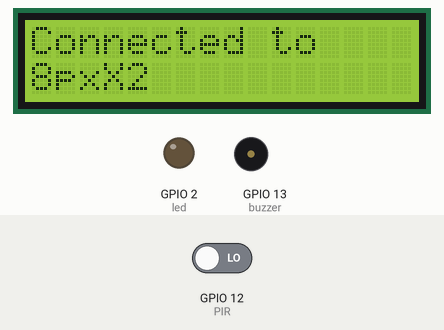
Recording of a sketch running on a simulated ESP8266 (NodeMCU). On the bench: 16×2 character LCD, output pins drawn as LEDs (lit = HIGH), buzzer (waves = sounding, pin HIGH). Dashed ring = blinking. The inputs (shaded band) are chosen by the test bench; at power-on: GPIO 12 (PIR) LOW. WiFi joins after 1.5 s; servers stay silent unless stated; what the sketch prints to the serial monitor is not drawn.

Above: at 2.3 s.
At 4.4 s:
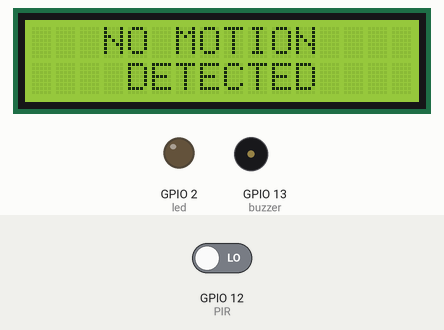
4.5 s: GPIO 12 (PIR) driven HIGH
At 4.66 s:
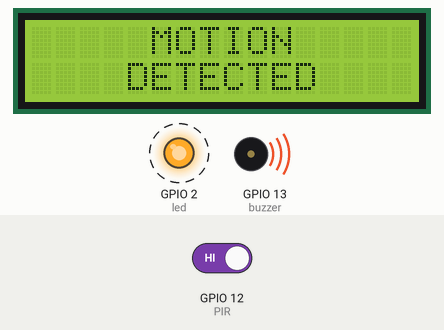
7.2 s: GPIO 12 (PIR) driven LOW
At 7.9 s:
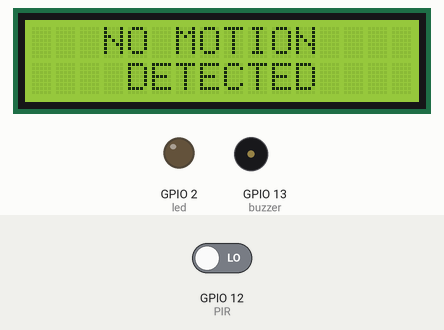
Timing chart, 0 to 10.2 s (numbered marks = the images above; inputs shaded):
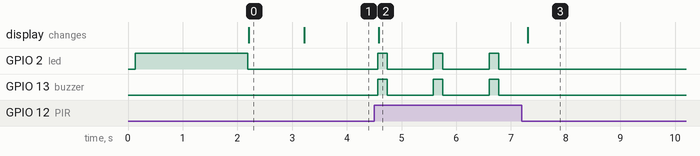

Measured:
- after the input at 4.5 s, GPIO 2 (led), GPIO 13 (buzzer): alternates HIGH for 0.17 s and LOW for 0.85 s, starting after 0.07 s; the display: changes after 0.08 s (image 2)
- after the input at 7.2 s, GPIO 2 (led), GPIO 13 (buzzer): stops changing and stays LOW; the display: changes after 0.11 s (image 3)
- what the display in image 0 shows lasts 1.0 s, from 2.2 s to 3.2 s

The sketch:

test88.ino
```cpp
#include <LiquidCrystal_I2C.h>
#include <Wire.h>
#include <ESP8266WiFi.h>
#include <FirebaseESP8266.h>
#include <ESP8266WebServer.h>
ESP8266WebServer webserver(80);
LiquidCrystal_I2C lcd(0x27,16,2);

#define buzzer 13
#define led 2
#define PIR 12
#define FIREBASE_HOST "motion-detection-system-default-rtdb.firebaseio.com"
#define FIREBASE_AUTH "6EbAuvPTrUGSE8F5yP3lOUEg57BGgazb6Ln1l6v9"
int pirState;
String str;
String str1;
unsigned long lasTime = 0;
unsigned long lasTime_1 = 0;
const long interval = 5000;
const long interval_1 = 1000;
unsigned long currenTime;
unsigned long currenTime_1;

FirebaseData firebaseData;
FirebaseData loadData;
void setup() {
  Serial.begin(115200);
  lcd.init();
  lcd.init();
  lcd.backlight();
  pinMode(buzzer, OUTPUT);
  pinMode(PIR,INPUT);
  pinMode(led,OUTPUT);
  Firebase.begin(FIREBASE_HOST, FIREBASE_AUTH);
  Firebase.reconnectWiFi(true);
  WiFi.mode(WIFI_STA);
  WiFi.begin("8pxX2", "coldmineral**");
  while(WiFi.status() !=WL_CONNECTED){
    digitalWrite(led,HIGH);
    Serial.print(".");
    lcd.clear();
    lcd.print("Connecting to");
    lcd.setCursor(0,1);
    lcd.print("Mobile Hotspot");
    delay(1000);
}
  Serial.println();
  Serial.println("Connected");
  digitalWrite(led,LOW);
  lcd.clear();
  lcd.print("Connected to");
  lcd.setCursor(0,1);
  lcd.print("8pxX2");
  delay(1000);
}

void loop() {
  lcd.clear();
  lcdprint();
  str1= String("NO MOTION DETECTED");
  str = String("MOTION DETECTED");
  pirState = digitalRead(PIR);
  if (pirState==HIGH){
    currenTime_1 = millis();
    if (currenTime_1 - lasTime_1 >= interval_1){
      lasTime_1 = currenTime_1;
      digitalWrite(buzzer,HIGH);
      digitalWrite(led,HIGH);
      }
      else{
        digitalWrite(buzzer,LOW);
        digitalWrite(led,LOW);
        }
  }
  else{
    digitalWrite(buzzer,LOW);
    digitalWrite(led,LOW);
  }
  currenTime = millis();
 if(currenTime - lasTime >= interval){
    lasTime = currenTime;
    lcdprint();
 }

}
void lcdprint(){
  if(pirState==HIGH){
    lcd.clear();
    lcd.setCursor(5,0);
    lcd.print("MOTION");
    lcd.setCursor(4,1);
    lcd.print("DETECTED");
    Firebase.setString(firebaseData,"Environment",str);
  }
  else{
    lcd.setCursor(3,0);
    lcd.print("NO MOTION");
    lcd.setCursor(4,1);
    lcd.print("DETECTED");
    Firebase.setString(firebaseData,"Environment",str1);
  }
}
```
